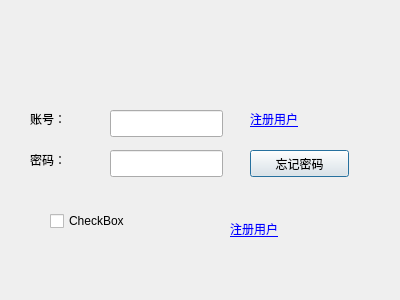
<?xml version="1.0" encoding="UTF-8"?>
<ui version="4.0">
 <class>LoginDialog</class>
 <widget class="QDialog" name="LoginDialog">
  <property name="geometry">
   <rect>
    <x>0</x>
    <y>0</y>
    <width>400</width>
    <height>300</height>
   </rect>
  </property>
  <property name="windowTitle">
   <string>LoginDialog</string>
  </property>
  <widget class="QLabel" name="label">
   <property name="geometry">
    <rect>
     <x>30</x>
     <y>110</y>
     <width>45</width>
     <height>19</height>
    </rect>
   </property>
   <property name="text">
    <string>&lt;html&gt;&lt;head/&gt;&lt;body&gt;&lt;p&gt;账号：&lt;/p&gt;&lt;/body&gt;&lt;/html&gt;</string>
   </property>
  </widget>
  <widget class="QLabel" name="label_2">
   <property name="geometry">
    <rect>
     <x>30</x>
     <y>150</y>
     <width>45</width>
     <height>19</height>
    </rect>
   </property>
   <property name="text">
    <string>密码：</string>
   </property>
  </widget>
  <widget class="QLineEdit" name="userEdit">
   <property name="geometry">
    <rect>
     <x>110</x>
     <y>110</y>
     <width>113</width>
     <height>27</height>
    </rect>
   </property>
  </widget>
  <widget class="QLineEdit" name="passwordEdit">
   <property name="geometry">
    <rect>
     <x>110</x>
     <y>150</y>
     <width>113</width>
     <height>27</height>
    </rect>
   </property>
  </widget>
  <widget class="QPushButton" name="forgetButton">
   <property name="geometry">
    <rect>
     <x>250</x>
     <y>150</y>
     <width>99</width>
     <height>27</height>
    </rect>
   </property>
   <property name="text">
    <string>忘记密码</string>
   </property>
  </widget>
  <widget class="QCheckBox" name="checkBox">
   <property name="geometry">
    <rect>
     <x>50</x>
     <y>210</y>
     <width>98</width>
     <height>22</height>
    </rect>
   </property>
   <property name="text">
    <string>CheckBox</string>
   </property>
  </widget>
  <widget class="QLabel" name="urllabel">
   <property name="geometry">
    <rect>
     <x>230</x>
     <y>220</y>
     <width>60</width>
     <height>19</height>
    </rect>
   </property>
   <property name="text">
    <string>&lt;html&gt;&lt;head/&gt;&lt;body&gt;&lt;p&gt;&lt;a href=&quot;https://www.grjsq.im/component/user/?task=register&quot;&gt;&lt;span style=&quot; text-decoration: underline; color:#0000ff;&quot;&gt;注册用户&lt;/span&gt;&lt;/a&gt;&lt;/p&gt;&lt;/body&gt;&lt;/html&gt;</string>
   </property>
   <property name="openExternalLinks">
    <bool>true</bool>
   </property>
  </widget>
  <widget class="QLabel" name="label_3">
   <property name="geometry">
    <rect>
     <x>250</x>
     <y>110</y>
     <width>67</width>
     <height>17</height>
    </rect>
   </property>
   <property name="text">
    <string>&lt;html&gt;&lt;head/&gt;&lt;body&gt;&lt;p&gt;&lt;a href=&quot;http://www.douban.com/&quot;&gt;&lt;span style=&quot; text-decoration: underline; color:#0000ff;&quot;&gt;注册用户&lt;/span&gt;&lt;/a&gt;&lt;/p&gt;&lt;/body&gt;&lt;/html&gt;</string>
   </property>
   <property name="openExternalLinks">
    <bool>true</bool>
   </property>
  </widget>
 </widget>
 <layoutdefault spacing="6" margin="11"/>
 <resources/>
 <connections/>
</ui>
